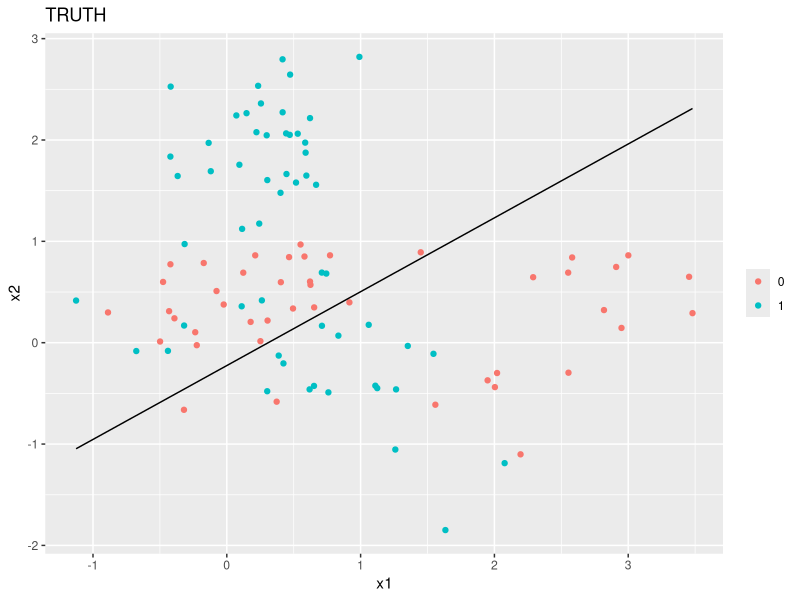
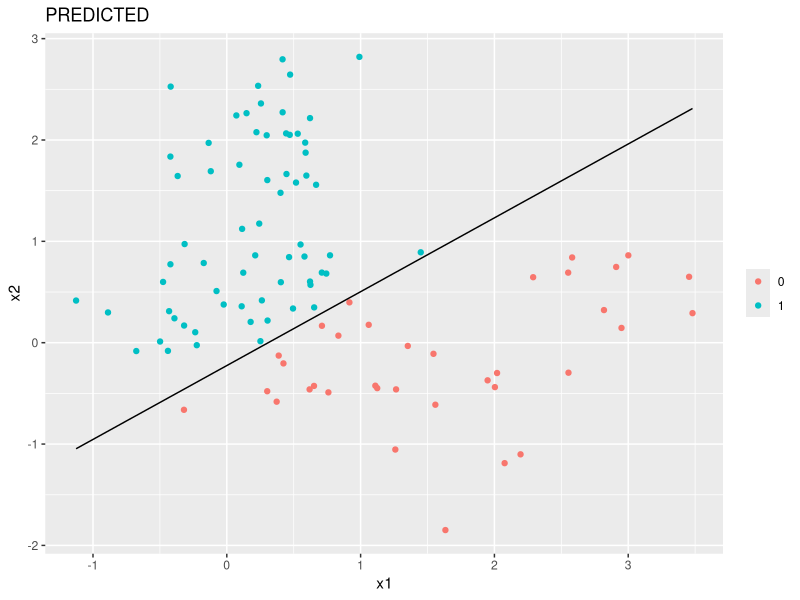

These charts were generated, in order, by the following R code:
# Chapter 2 Normal Mixture Models Simulation
# Alexander Durbin
# Worry about optimization later

rm(list = ls())

library(tidyverse)
library(MASS)

set.seed(1127)

# generate centroids
mu <- c(1, 0)
sigma <- diag(1, nrow = 2)
center <- mvrnorm(n = 5, mu = mu, Sigma = sigma)
centroids <- tibble(x1 = center[, 1], x2 = center[, 2], class = rep(0, 5))


mu <- c(0, 1)
center <- mvrnorm(n = 5, mu = mu, Sigma = sigma)
tmp <- tibble(x1 = center[, 1], x2 = center[, 2], class = rep(1, 5))

centroids <- bind_rows(centroids, tmp)

# generate data

my_data <- tibble(x1 = rep(0, 100), x2 = rep(0, 100), class = rep(NA, 100),
                  subclass = rep(NA, 100))

# make this a function with apply statement later
for (i in 1:nrow(my_data)) {
  
  row_index <- sample(1:10, 1)
  
  new_point <- mvrnorm(n = 1,
                       mu = c(centroids$x1[row_index], centroids$x2[row_index]),
                       Sigma = sigma / 5) 
  
  my_data$x1[i] = new_point[1]
  my_data$x2[i] = new_point[2]
  my_data$class[i] = centroids$class[row_index]
  my_data$subclass[i] = row_index
  
}

# linear model using x1, x2 to predict 0,1 response
lmfit <- lm(class ~ x1 + x2, data = my_data)

# create model matrix
tmp <- my_data %>% 
  dplyr::select(x1, x2) %>% 
  mutate(intercept = rep(1, nrow(my_data))) %>% 
  dplyr::select(intercept, x1, x2)

# predicted values
my_data$yhat <- as.matrix(tmp) %*% coefficients(lmfit)

# encoding of classes
my_data <- my_data %>% 
  mutate(pred_class = ifelse(yhat > 0.5, 1, 0))

my_data <- my_data %>% 
  mutate(x1_seq = seq(min(x1), max(x1), length.out = nrow(my_data))) %>% 
  mutate(x2_seq = (0.5 - coefficients(lmfit)[1] - coefficients(lmfit)[2] * x1_seq) / coefficients(lmfit)[3])

# plot data by class
ggplot(data = my_data) +
  geom_point(mapping = aes(x = x1, y = x2, color = factor(class))) +
  theme(legend.title=element_blank()) +
  ggtitle('TRUTH') +
  geom_line(mapping = aes(x = x1_seq, y = x2_seq))

ggplot(data = my_data) +
  geom_point(mapping = aes(x = x1, y = x2, color = factor(pred_class))) +
  theme(legend.title=element_blank()) +
  ggtitle('PREDICTED') +
  geom_line(mapping = aes(x = x1_seq, y = x2_seq))

# Get terms for confusion matrix as in HW0

a <- my_data %>% 
  filter(class == 0, pred_class == 0)
a <- nrow(a)

b <- my_data %>% 
  filter(class == 0, pred_class == 1)
b <- nrow(b)

c <- my_data %>% 
  filter(class == 1, pred_class == 0)
c <- nrow(c)

d <- my_data %>% 
  filter(class == 1, pred_class == 1)
d <- nrow(d)

f_pos <- b / (a + b)
f_neg <- c / (c + d)
